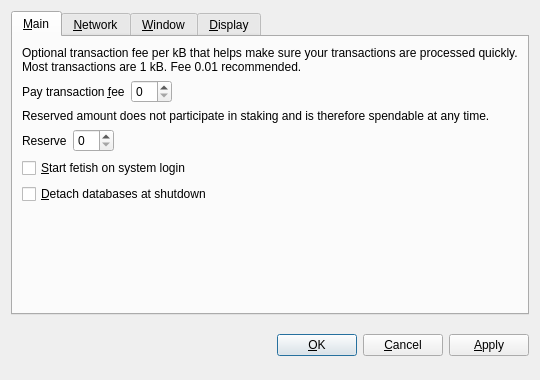
<?xml version="1.0" encoding="UTF-8"?>
<ui version="4.0">
 <class>OptionsDialog</class>
 <widget class="QDialog" name="OptionsDialog">
  <property name="geometry">
   <rect>
    <x>0</x>
    <y>0</y>
    <width>540</width>
    <height>380</height>
   </rect>
  </property>
  <property name="windowTitle">
   <string>Options</string>
  </property>
  <property name="modal">
   <bool>true</bool>
  </property>
  <layout class="QVBoxLayout" name="verticalLayout">
   <item>
    <widget class="QTabWidget" name="tabWidget">
     <property name="tabPosition">
      <enum>QTabWidget::North</enum>
     </property>
     <property name="currentIndex">
      <number>0</number>
     </property>
     <widget class="QWidget" name="tabMain">
      <attribute name="title">
       <string>&amp;Main</string>
      </attribute>
      <layout class="QVBoxLayout" name="verticalLayout_Main">
       <item>
        <widget class="QLabel" name="transactionFeeInfoLabel">
         <property name="text">
          <string>Optional transaction fee per kB that helps make sure your transactions are processed quickly. Most transactions are 1 kB. Fee 0.01 recommended.</string>
         </property>
         <property name="textFormat">
          <enum>Qt::PlainText</enum>
         </property>
         <property name="wordWrap">
          <bool>true</bool>
         </property>
        </widget>
       </item>
       <item>
        <layout class="QHBoxLayout" name="horizontalLayoutFee">
         <item>
          <widget class="QLabel" name="transactionFeeLabel">
           <property name="text">
            <string>Pay transaction &amp;fee</string>
           </property>
           <property name="textFormat">
            <enum>Qt::PlainText</enum>
           </property>
           <property name="buddy">
            <cstring>transactionFee</cstring>
           </property>
          </widget>
         </item>
         <item>
          <widget class="BitcoinAmountField" name="transactionFee"/>
         </item>
         <item>
          <spacer name="horizontalSpacerFee">
           <property name="orientation">
            <enum>Qt::Horizontal</enum>
           </property>
           <property name="sizeHint" stdset="0">
            <size>
             <width>40</width>
             <height>20</height>
            </size>
           </property>
          </spacer>
         </item>
        </layout>
       </item>
       <item>
        <widget class="QLabel" name="reserveBalanceInfoLabel">
         <property name="text">
          <string>Reserved amount does not participate in staking and is therefore spendable at any time.</string>
         </property>
         <property name="textFormat">
          <enum>Qt::PlainText</enum>
         </property>
         <property name="wordWrap">
          <bool>true</bool>
         </property>
        </widget>
       </item>
       <item>
        <layout class="QHBoxLayout" name="horizontalLayoutReserveBalance">
         <item>
          <widget class="QLabel" name="reserveBalanceLabel">
           <property name="text">
            <string>Reserve</string>
           </property>
           <property name="textFormat">
            <enum>Qt::PlainText</enum>
           </property>
           <property name="buddy">
            <cstring>reserveBalance</cstring>
           </property>
          </widget>
         </item>
         <item>
          <widget class="BitcoinAmountField" name="reserveBalance"/>
         </item>
         <item>
          <spacer name="horizontalSpacerReserveBalance">
           <property name="orientation">
            <enum>Qt::Horizontal</enum>
           </property>
           <property name="sizeHint" stdset="0">
            <size>
             <width>40</width>
             <height>20</height>
            </size>
           </property>
          </spacer>
         </item>
        </layout>
       </item>
       <item>
        <widget class="QCheckBox" name="bitcoinAtStartup">
         <property name="toolTip">
          <string>Automatically start fetish after logging in to the system.</string>
         </property>
         <property name="text">
          <string>&amp;Start fetish on system login</string>
         </property>
        </widget>
       </item>
       <item>
        <widget class="QCheckBox" name="detachDatabases">
         <property name="toolTip">
          <string>Detach block and address databases at shutdown. This means they can be moved to another data directory, but it slows down shutdown. The wallet is always detached.</string>
         </property>
         <property name="text">
          <string>&amp;Detach databases at shutdown</string>
         </property>
        </widget>
       </item>
       <item>
        <spacer name="verticalSpacer_Main">
         <property name="orientation">
          <enum>Qt::Vertical</enum>
         </property>
         <property name="sizeHint" stdset="0">
          <size>
           <width>20</width>
           <height>40</height>
          </size>
         </property>
        </spacer>
       </item>
      </layout>
     </widget>
     <widget class="QWidget" name="tabNetwork">
      <attribute name="title">
       <string>&amp;Network</string>
      </attribute>
      <layout class="QVBoxLayout" name="verticalLayout_Network">
       <item>
        <widget class="QCheckBox" name="mapPortUpnp">
         <property name="toolTip">
          <string>Automatically open the fetish client port on the router. This only works when your router supports UPnP and it is enabled.</string>
         </property>
         <property name="text">
          <string>Map port using &amp;UPnP</string>
         </property>
        </widget>
       </item>
       <item>
        <widget class="QCheckBox" name="connectSocks">
         <property name="toolTip">
          <string>Connect to the fetish network through a SOCKS proxy (e.g. when connecting through Tor).</string>
         </property>
         <property name="text">
          <string>&amp;Connect through SOCKS proxy:</string>
         </property>
        </widget>
       </item>
       <item>
        <layout class="QHBoxLayout" name="horizontalLayout_Network">
         <item>
          <widget class="QLabel" name="proxyIpLabel">
           <property name="text">
            <string>Proxy &amp;IP:</string>
           </property>
           <property name="textFormat">
            <enum>Qt::PlainText</enum>
           </property>
           <property name="buddy">
            <cstring>proxyIp</cstring>
           </property>
          </widget>
         </item>
         <item>
          <widget class="QValidatedLineEdit" name="proxyIp">
           <property name="maximumSize">
            <size>
             <width>140</width>
             <height>16777215</height>
            </size>
           </property>
           <property name="toolTip">
            <string>IP address of the proxy (e.g. 127.0.0.1)</string>
           </property>
          </widget>
         </item>
         <item>
          <widget class="QLabel" name="proxyPortLabel">
           <property name="text">
            <string>&amp;Port:</string>
           </property>
           <property name="textFormat">
            <enum>Qt::PlainText</enum>
           </property>
           <property name="buddy">
            <cstring>proxyPort</cstring>
           </property>
          </widget>
         </item>
         <item>
          <widget class="QLineEdit" name="proxyPort">
           <property name="maximumSize">
            <size>
             <width>55</width>
             <height>16777215</height>
            </size>
           </property>
           <property name="toolTip">
            <string>Port of the proxy (e.g. 9050)</string>
           </property>
          </widget>
         </item>
         <item>
          <widget class="QLabel" name="socksVersionLabel">
           <property name="text">
            <string>SOCKS &amp;Version:</string>
           </property>
           <property name="textFormat">
            <enum>Qt::PlainText</enum>
           </property>
           <property name="buddy">
            <cstring>socksVersion</cstring>
           </property>
          </widget>
         </item>
         <item>
          <widget class="QValueComboBox" name="socksVersion">
           <property name="toolTip">
            <string>SOCKS version of the proxy (e.g. 5)</string>
           </property>
          </widget>
         </item>
         <item>
          <spacer name="horizontalSpacer_Network">
           <property name="orientation">
            <enum>Qt::Horizontal</enum>
           </property>
           <property name="sizeHint" stdset="0">
            <size>
             <width>40</width>
             <height>20</height>
            </size>
           </property>
          </spacer>
         </item>
        </layout>
       </item>
       <item>
        <spacer name="verticalSpacer_Network">
         <property name="orientation">
          <enum>Qt::Vertical</enum>
         </property>
         <property name="sizeHint" stdset="0">
          <size>
           <width>20</width>
           <height>40</height>
          </size>
         </property>
        </spacer>
       </item>
      </layout>
     </widget>
     <widget class="QWidget" name="tabWindow">
      <attribute name="title">
       <string>&amp;Window</string>
      </attribute>
      <layout class="QVBoxLayout" name="verticalLayout_Window">
       <item>
        <widget class="QCheckBox" name="minimizeToTray">
         <property name="toolTip">
          <string>Show only a tray icon after minimizing the window.</string>
         </property>
         <property name="text">
          <string>&amp;Minimize to the tray instead of the taskbar</string>
         </property>
        </widget>
       </item>
       <item>
        <widget class="QCheckBox" name="minimizeOnClose">
         <property name="toolTip">
          <string>Minimize instead of exit the application when the window is closed. When this option is enabled, the application will be closed only after selecting Quit in the menu.</string>
         </property>
         <property name="text">
          <string>M&amp;inimize on close</string>
         </property>
        </widget>
       </item>
       <item>
        <spacer name="verticalSpacer_Window">
         <property name="orientation">
          <enum>Qt::Vertical</enum>
         </property>
         <property name="sizeHint" stdset="0">
          <size>
           <width>20</width>
           <height>40</height>
          </size>
         </property>
        </spacer>
       </item>
      </layout>
     </widget>
     <widget class="QWidget" name="tabDisplay">
      <attribute name="title">
       <string>&amp;Display</string>
      </attribute>
      <layout class="QVBoxLayout" name="verticalLayout_Display">
       <item>
        <layout class="QHBoxLayout" name="horizontalLayout_1_Display">
         <item>
          <widget class="QLabel" name="langLabel">
           <property name="text">
            <string>User Interface &amp;language:</string>
           </property>
           <property name="textFormat">
            <enum>Qt::PlainText</enum>
           </property>
           <property name="buddy">
            <cstring>lang</cstring>
           </property>
          </widget>
         </item>
         <item>
          <widget class="QValueComboBox" name="lang">
           <property name="toolTip">
            <string>The user interface language can be set here. This setting will take effect after restarting fetish.</string>
           </property>
          </widget>
         </item>
        </layout>
       </item>
       <item>
        <layout class="QHBoxLayout" name="horizontalLayout_2_Display">
         <item>
          <widget class="QLabel" name="unitLabel">
           <property name="text">
            <string>&amp;Unit to show amounts in:</string>
           </property>
           <property name="textFormat">
            <enum>Qt::PlainText</enum>
           </property>
           <property name="buddy">
            <cstring>unit</cstring>
           </property>
          </widget>
         </item>
         <item>
          <widget class="QValueComboBox" name="unit">
           <property name="toolTip">
            <string>Choose the default subdivision unit to show in the interface and when sending coins.</string>
           </property>
          </widget>
         </item>
        </layout>
       </item>
       <item>
        <widget class="QCheckBox" name="displayAddresses">
         <property name="toolTip">
          <string>Whether to show fetish addresses in the transaction list or not.</string>
         </property>
         <property name="text">
          <string>&amp;Display addresses in transaction list</string>
         </property>
        </widget>
       </item>
       <item>
        <widget class="QCheckBox" name="coinControlFeatures">
         <property name="toolTip">
          <string>Whether to show coin control features or not.</string>
         </property>
         <property name="text">
          <string>Display coin &amp;control features (experts only!)</string>
         </property>
        </widget>
       </item>
       <item>
        <spacer name="verticalSpacer_Display">
         <property name="orientation">
          <enum>Qt::Vertical</enum>
         </property>
         <property name="sizeHint" stdset="0">
          <size>
           <width>20</width>
           <height>40</height>
          </size>
         </property>
        </spacer>
       </item>
      </layout>
     </widget>
    </widget>
   </item>
   <item>
    <layout class="QHBoxLayout" name="horizontalLayout_Buttons">
     <item>
      <spacer name="horizontalSpacer_1">
       <property name="orientation">
        <enum>Qt::Horizontal</enum>
       </property>
       <property name="sizeHint" stdset="0">
        <size>
         <width>40</width>
         <height>48</height>
        </size>
       </property>
      </spacer>
     </item>
     <item>
      <widget class="QLabel" name="statusLabel">
       <property name="font">
        <font>
         <weight>75</weight>
         <bold>true</bold>
        </font>
       </property>
       <property name="text">
        <string/>
       </property>
       <property name="textFormat">
        <enum>Qt::PlainText</enum>
       </property>
       <property name="wordWrap">
        <bool>true</bool>
       </property>
      </widget>
     </item>
     <item>
      <spacer name="horizontalSpacer_2">
       <property name="orientation">
        <enum>Qt::Horizontal</enum>
       </property>
       <property name="sizeHint" stdset="0">
        <size>
         <width>40</width>
         <height>48</height>
        </size>
       </property>
      </spacer>
     </item>
     <item>
      <widget class="QPushButton" name="okButton">
       <property name="text">
        <string>&amp;OK</string>
       </property>
      </widget>
     </item>
     <item>
      <widget class="QPushButton" name="cancelButton">
       <property name="text">
        <string>&amp;Cancel</string>
       </property>
       <property name="autoDefault">
        <bool>false</bool>
       </property>
      </widget>
     </item>
     <item>
      <widget class="QPushButton" name="applyButton">
       <property name="text">
        <string>&amp;Apply</string>
       </property>
       <property name="autoDefault">
        <bool>false</bool>
       </property>
      </widget>
     </item>
    </layout>
   </item>
  </layout>
 </widget>
 <customwidgets>
  <customwidget>
   <class>BitcoinAmountField</class>
   <extends>QSpinBox</extends>
   <header>bitcoinamountfield.h</header>
  </customwidget>
  <customwidget>
   <class>QValueComboBox</class>
   <extends>QComboBox</extends>
   <header>qvaluecombobox.h</header>
  </customwidget>
  <customwidget>
   <class>QValidatedLineEdit</class>
   <extends>QLineEdit</extends>
   <header>qvalidatedlineedit.h</header>
  </customwidget>
 </customwidgets>
 <resources/>
 <connections/>
</ui>
